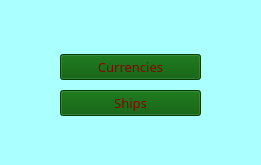
<?xml version="1.0" encoding="UTF-8"?>
<ui version="4.0">
 <class>choice</class>
 <widget class="QWidget" name="choice">
  <property name="geometry">
   <rect>
    <x>0</x>
    <y>0</y>
    <width>261</width>
    <height>165</height>
   </rect>
  </property>
  <property name="palette">
   <palette>
    <active>
     <colorrole role="WindowText">
      <brush brushstyle="SolidPattern">
       <color alpha="255">
        <red>0</red>
        <green>0</green>
        <blue>0</blue>
       </color>
      </brush>
     </colorrole>
     <colorrole role="Button">
      <brush brushstyle="SolidPattern">
       <color alpha="255">
        <red>170</red>
        <green>255</green>
        <blue>255</blue>
       </color>
      </brush>
     </colorrole>
     <colorrole role="Light">
      <brush brushstyle="SolidPattern">
       <color alpha="255">
        <red>255</red>
        <green>255</green>
        <blue>255</blue>
       </color>
      </brush>
     </colorrole>
     <colorrole role="Midlight">
      <brush brushstyle="SolidPattern">
       <color alpha="255">
        <red>212</red>
        <green>255</green>
        <blue>255</blue>
       </color>
      </brush>
     </colorrole>
     <colorrole role="Dark">
      <brush brushstyle="SolidPattern">
       <color alpha="255">
        <red>85</red>
        <green>127</green>
        <blue>127</blue>
       </color>
      </brush>
     </colorrole>
     <colorrole role="Mid">
      <brush brushstyle="SolidPattern">
       <color alpha="255">
        <red>113</red>
        <green>170</green>
        <blue>170</blue>
       </color>
      </brush>
     </colorrole>
     <colorrole role="Text">
      <brush brushstyle="SolidPattern">
       <color alpha="255">
        <red>0</red>
        <green>0</green>
        <blue>0</blue>
       </color>
      </brush>
     </colorrole>
     <colorrole role="BrightText">
      <brush brushstyle="SolidPattern">
       <color alpha="255">
        <red>255</red>
        <green>255</green>
        <blue>255</blue>
       </color>
      </brush>
     </colorrole>
     <colorrole role="ButtonText">
      <brush brushstyle="SolidPattern">
       <color alpha="255">
        <red>0</red>
        <green>0</green>
        <blue>0</blue>
       </color>
      </brush>
     </colorrole>
     <colorrole role="Base">
      <brush brushstyle="SolidPattern">
       <color alpha="255">
        <red>255</red>
        <green>255</green>
        <blue>255</blue>
       </color>
      </brush>
     </colorrole>
     <colorrole role="Window">
      <brush brushstyle="SolidPattern">
       <color alpha="255">
        <red>170</red>
        <green>255</green>
        <blue>255</blue>
       </color>
      </brush>
     </colorrole>
     <colorrole role="Shadow">
      <brush brushstyle="SolidPattern">
       <color alpha="255">
        <red>0</red>
        <green>0</green>
        <blue>0</blue>
       </color>
      </brush>
     </colorrole>
     <colorrole role="AlternateBase">
      <brush brushstyle="SolidPattern">
       <color alpha="255">
        <red>212</red>
        <green>255</green>
        <blue>255</blue>
       </color>
      </brush>
     </colorrole>
     <colorrole role="ToolTipBase">
      <brush brushstyle="SolidPattern">
       <color alpha="255">
        <red>255</red>
        <green>255</green>
        <blue>220</blue>
       </color>
      </brush>
     </colorrole>
     <colorrole role="ToolTipText">
      <brush brushstyle="SolidPattern">
       <color alpha="255">
        <red>0</red>
        <green>0</green>
        <blue>0</blue>
       </color>
      </brush>
     </colorrole>
     <colorrole role="PlaceholderText">
      <brush brushstyle="SolidPattern">
       <color alpha="128">
        <red>0</red>
        <green>0</green>
        <blue>0</blue>
       </color>
      </brush>
     </colorrole>
    </active>
    <inactive>
     <colorrole role="WindowText">
      <brush brushstyle="SolidPattern">
       <color alpha="255">
        <red>0</red>
        <green>0</green>
        <blue>0</blue>
       </color>
      </brush>
     </colorrole>
     <colorrole role="Button">
      <brush brushstyle="SolidPattern">
       <color alpha="255">
        <red>170</red>
        <green>255</green>
        <blue>255</blue>
       </color>
      </brush>
     </colorrole>
     <colorrole role="Light">
      <brush brushstyle="SolidPattern">
       <color alpha="255">
        <red>255</red>
        <green>255</green>
        <blue>255</blue>
       </color>
      </brush>
     </colorrole>
     <colorrole role="Midlight">
      <brush brushstyle="SolidPattern">
       <color alpha="255">
        <red>212</red>
        <green>255</green>
        <blue>255</blue>
       </color>
      </brush>
     </colorrole>
     <colorrole role="Dark">
      <brush brushstyle="SolidPattern">
       <color alpha="255">
        <red>85</red>
        <green>127</green>
        <blue>127</blue>
       </color>
      </brush>
     </colorrole>
     <colorrole role="Mid">
      <brush brushstyle="SolidPattern">
       <color alpha="255">
        <red>113</red>
        <green>170</green>
        <blue>170</blue>
       </color>
      </brush>
     </colorrole>
     <colorrole role="Text">
      <brush brushstyle="SolidPattern">
       <color alpha="255">
        <red>0</red>
        <green>0</green>
        <blue>0</blue>
       </color>
      </brush>
     </colorrole>
     <colorrole role="BrightText">
      <brush brushstyle="SolidPattern">
       <color alpha="255">
        <red>255</red>
        <green>255</green>
        <blue>255</blue>
       </color>
      </brush>
     </colorrole>
     <colorrole role="ButtonText">
      <brush brushstyle="SolidPattern">
       <color alpha="255">
        <red>0</red>
        <green>0</green>
        <blue>0</blue>
       </color>
      </brush>
     </colorrole>
     <colorrole role="Base">
      <brush brushstyle="SolidPattern">
       <color alpha="255">
        <red>255</red>
        <green>255</green>
        <blue>255</blue>
       </color>
      </brush>
     </colorrole>
     <colorrole role="Window">
      <brush brushstyle="SolidPattern">
       <color alpha="255">
        <red>170</red>
        <green>255</green>
        <blue>255</blue>
       </color>
      </brush>
     </colorrole>
     <colorrole role="Shadow">
      <brush brushstyle="SolidPattern">
       <color alpha="255">
        <red>0</red>
        <green>0</green>
        <blue>0</blue>
       </color>
      </brush>
     </colorrole>
     <colorrole role="AlternateBase">
      <brush brushstyle="SolidPattern">
       <color alpha="255">
        <red>212</red>
        <green>255</green>
        <blue>255</blue>
       </color>
      </brush>
     </colorrole>
     <colorrole role="ToolTipBase">
      <brush brushstyle="SolidPattern">
       <color alpha="255">
        <red>255</red>
        <green>255</green>
        <blue>220</blue>
       </color>
      </brush>
     </colorrole>
     <colorrole role="ToolTipText">
      <brush brushstyle="SolidPattern">
       <color alpha="255">
        <red>0</red>
        <green>0</green>
        <blue>0</blue>
       </color>
      </brush>
     </colorrole>
     <colorrole role="PlaceholderText">
      <brush brushstyle="SolidPattern">
       <color alpha="128">
        <red>0</red>
        <green>0</green>
        <blue>0</blue>
       </color>
      </brush>
     </colorrole>
    </inactive>
    <disabled>
     <colorrole role="WindowText">
      <brush brushstyle="SolidPattern">
       <color alpha="255">
        <red>85</red>
        <green>127</green>
        <blue>127</blue>
       </color>
      </brush>
     </colorrole>
     <colorrole role="Button">
      <brush brushstyle="SolidPattern">
       <color alpha="255">
        <red>170</red>
        <green>255</green>
        <blue>255</blue>
       </color>
      </brush>
     </colorrole>
     <colorrole role="Light">
      <brush brushstyle="SolidPattern">
       <color alpha="255">
        <red>255</red>
        <green>255</green>
        <blue>255</blue>
       </color>
      </brush>
     </colorrole>
     <colorrole role="Midlight">
      <brush brushstyle="SolidPattern">
       <color alpha="255">
        <red>212</red>
        <green>255</green>
        <blue>255</blue>
       </color>
      </brush>
     </colorrole>
     <colorrole role="Dark">
      <brush brushstyle="SolidPattern">
       <color alpha="255">
        <red>85</red>
        <green>127</green>
        <blue>127</blue>
       </color>
      </brush>
     </colorrole>
     <colorrole role="Mid">
      <brush brushstyle="SolidPattern">
       <color alpha="255">
        <red>113</red>
        <green>170</green>
        <blue>170</blue>
       </color>
      </brush>
     </colorrole>
     <colorrole role="Text">
      <brush brushstyle="SolidPattern">
       <color alpha="255">
        <red>85</red>
        <green>127</green>
        <blue>127</blue>
       </color>
      </brush>
     </colorrole>
     <colorrole role="BrightText">
      <brush brushstyle="SolidPattern">
       <color alpha="255">
        <red>255</red>
        <green>255</green>
        <blue>255</blue>
       </color>
      </brush>
     </colorrole>
     <colorrole role="ButtonText">
      <brush brushstyle="SolidPattern">
       <color alpha="255">
        <red>85</red>
        <green>127</green>
        <blue>127</blue>
       </color>
      </brush>
     </colorrole>
     <colorrole role="Base">
      <brush brushstyle="SolidPattern">
       <color alpha="255">
        <red>170</red>
        <green>255</green>
        <blue>255</blue>
       </color>
      </brush>
     </colorrole>
     <colorrole role="Window">
      <brush brushstyle="SolidPattern">
       <color alpha="255">
        <red>170</red>
        <green>255</green>
        <blue>255</blue>
       </color>
      </brush>
     </colorrole>
     <colorrole role="Shadow">
      <brush brushstyle="SolidPattern">
       <color alpha="255">
        <red>0</red>
        <green>0</green>
        <blue>0</blue>
       </color>
      </brush>
     </colorrole>
     <colorrole role="AlternateBase">
      <brush brushstyle="SolidPattern">
       <color alpha="255">
        <red>170</red>
        <green>255</green>
        <blue>255</blue>
       </color>
      </brush>
     </colorrole>
     <colorrole role="ToolTipBase">
      <brush brushstyle="SolidPattern">
       <color alpha="255">
        <red>255</red>
        <green>255</green>
        <blue>220</blue>
       </color>
      </brush>
     </colorrole>
     <colorrole role="ToolTipText">
      <brush brushstyle="SolidPattern">
       <color alpha="255">
        <red>0</red>
        <green>0</green>
        <blue>0</blue>
       </color>
      </brush>
     </colorrole>
     <colorrole role="PlaceholderText">
      <brush brushstyle="SolidPattern">
       <color alpha="128">
        <red>0</red>
        <green>0</green>
        <blue>0</blue>
       </color>
      </brush>
     </colorrole>
    </disabled>
   </palette>
  </property>
  <property name="windowTitle">
   <string>Choice</string>
  </property>
  <widget class="QWidget" name="layoutWidget">
   <property name="geometry">
    <rect>
     <x>60</x>
     <y>50</y>
     <width>141</width>
     <height>71</height>
    </rect>
   </property>
   <layout class="QGridLayout" name="gridLayout">
    <item row="0" column="0">
     <widget class="QPushButton" name="pushButton">
      <property name="font">
       <font>
        <family>MS Reference Sans Serif</family>
        <pointsize>10</pointsize>
       </font>
      </property>
      <property name="cursor">
       <cursorShape>PointingHandCursor</cursorShape>
      </property>
      <property name="styleSheet">
       <string notr="true">color:  rgb(139, 0, 0);
background-color: rgb(0, 85, 0);</string>
      </property>
      <property name="text">
       <string>Currencies</string>
      </property>
     </widget>
    </item>
    <item row="1" column="0">
     <widget class="QPushButton" name="pushButton_2">
      <property name="palette">
       <palette>
        <active>
         <colorrole role="WindowText">
          <brush brushstyle="SolidPattern">
           <color alpha="255">
            <red>139</red>
            <green>0</green>
            <blue>0</blue>
           </color>
          </brush>
         </colorrole>
         <colorrole role="Button">
          <brush brushstyle="SolidPattern">
           <color alpha="255">
            <red>0</red>
            <green>85</green>
            <blue>0</blue>
           </color>
          </brush>
         </colorrole>
         <colorrole role="Light">
          <brush brushstyle="SolidPattern">
           <color alpha="255">
            <red>127</red>
            <green>255</green>
            <blue>255</blue>
           </color>
          </brush>
         </colorrole>
         <colorrole role="Midlight">
          <brush brushstyle="SolidPattern">
           <color alpha="255">
            <red>63</red>
            <green>255</green>
            <blue>255</blue>
           </color>
          </brush>
         </colorrole>
         <colorrole role="Dark">
          <brush brushstyle="SolidPattern">
           <color alpha="255">
            <red>0</red>
            <green>127</green>
            <blue>127</blue>
           </color>
          </brush>
         </colorrole>
         <colorrole role="Mid">
          <brush brushstyle="SolidPattern">
           <color alpha="255">
            <red>0</red>
            <green>170</green>
            <blue>170</blue>
           </color>
          </brush>
         </colorrole>
         <colorrole role="Text">
          <brush brushstyle="SolidPattern">
           <color alpha="255">
            <red>139</red>
            <green>0</green>
            <blue>0</blue>
           </color>
          </brush>
         </colorrole>
         <colorrole role="BrightText">
          <brush brushstyle="SolidPattern">
           <color alpha="255">
            <red>255</red>
            <green>255</green>
            <blue>255</blue>
           </color>
          </brush>
         </colorrole>
         <colorrole role="ButtonText">
          <brush brushstyle="SolidPattern">
           <color alpha="255">
            <red>139</red>
            <green>0</green>
            <blue>0</blue>
           </color>
          </brush>
         </colorrole>
         <colorrole role="Base">
          <brush brushstyle="SolidPattern">
           <color alpha="255">
            <red>0</red>
            <green>85</green>
            <blue>0</blue>
           </color>
          </brush>
         </colorrole>
         <colorrole role="Window">
          <brush brushstyle="SolidPattern">
           <color alpha="255">
            <red>0</red>
            <green>85</green>
            <blue>0</blue>
           </color>
          </brush>
         </colorrole>
         <colorrole role="Shadow">
          <brush brushstyle="SolidPattern">
           <color alpha="255">
            <red>0</red>
            <green>0</green>
            <blue>0</blue>
           </color>
          </brush>
         </colorrole>
         <colorrole role="AlternateBase">
          <brush brushstyle="SolidPattern">
           <color alpha="255">
            <red>127</red>
            <green>255</green>
            <blue>255</blue>
           </color>
          </brush>
         </colorrole>
         <colorrole role="ToolTipBase">
          <brush brushstyle="SolidPattern">
           <color alpha="255">
            <red>255</red>
            <green>255</green>
            <blue>220</blue>
           </color>
          </brush>
         </colorrole>
         <colorrole role="ToolTipText">
          <brush brushstyle="SolidPattern">
           <color alpha="255">
            <red>0</red>
            <green>0</green>
            <blue>0</blue>
           </color>
          </brush>
         </colorrole>
         <colorrole role="PlaceholderText">
          <brush brushstyle="SolidPattern">
           <color alpha="128">
            <red>0</red>
            <green>0</green>
            <blue>0</blue>
           </color>
          </brush>
         </colorrole>
        </active>
        <inactive>
         <colorrole role="WindowText">
          <brush brushstyle="SolidPattern">
           <color alpha="255">
            <red>139</red>
            <green>0</green>
            <blue>0</blue>
           </color>
          </brush>
         </colorrole>
         <colorrole role="Button">
          <brush brushstyle="SolidPattern">
           <color alpha="255">
            <red>0</red>
            <green>85</green>
            <blue>0</blue>
           </color>
          </brush>
         </colorrole>
         <colorrole role="Light">
          <brush brushstyle="SolidPattern">
           <color alpha="255">
            <red>127</red>
            <green>255</green>
            <blue>255</blue>
           </color>
          </brush>
         </colorrole>
         <colorrole role="Midlight">
          <brush brushstyle="SolidPattern">
           <color alpha="255">
            <red>63</red>
            <green>255</green>
            <blue>255</blue>
           </color>
          </brush>
         </colorrole>
         <colorrole role="Dark">
          <brush brushstyle="SolidPattern">
           <color alpha="255">
            <red>0</red>
            <green>127</green>
            <blue>127</blue>
           </color>
          </brush>
         </colorrole>
         <colorrole role="Mid">
          <brush brushstyle="SolidPattern">
           <color alpha="255">
            <red>0</red>
            <green>170</green>
            <blue>170</blue>
           </color>
          </brush>
         </colorrole>
         <colorrole role="Text">
          <brush brushstyle="SolidPattern">
           <color alpha="255">
            <red>139</red>
            <green>0</green>
            <blue>0</blue>
           </color>
          </brush>
         </colorrole>
         <colorrole role="BrightText">
          <brush brushstyle="SolidPattern">
           <color alpha="255">
            <red>255</red>
            <green>255</green>
            <blue>255</blue>
           </color>
          </brush>
         </colorrole>
         <colorrole role="ButtonText">
          <brush brushstyle="SolidPattern">
           <color alpha="255">
            <red>139</red>
            <green>0</green>
            <blue>0</blue>
           </color>
          </brush>
         </colorrole>
         <colorrole role="Base">
          <brush brushstyle="SolidPattern">
           <color alpha="255">
            <red>0</red>
            <green>85</green>
            <blue>0</blue>
           </color>
          </brush>
         </colorrole>
         <colorrole role="Window">
          <brush brushstyle="SolidPattern">
           <color alpha="255">
            <red>0</red>
            <green>85</green>
            <blue>0</blue>
           </color>
          </brush>
         </colorrole>
         <colorrole role="Shadow">
          <brush brushstyle="SolidPattern">
           <color alpha="255">
            <red>0</red>
            <green>0</green>
            <blue>0</blue>
           </color>
          </brush>
         </colorrole>
         <colorrole role="AlternateBase">
          <brush brushstyle="SolidPattern">
           <color alpha="255">
            <red>127</red>
            <green>255</green>
            <blue>255</blue>
           </color>
          </brush>
         </colorrole>
         <colorrole role="ToolTipBase">
          <brush brushstyle="SolidPattern">
           <color alpha="255">
            <red>255</red>
            <green>255</green>
            <blue>220</blue>
           </color>
          </brush>
         </colorrole>
         <colorrole role="ToolTipText">
          <brush brushstyle="SolidPattern">
           <color alpha="255">
            <red>0</red>
            <green>0</green>
            <blue>0</blue>
           </color>
          </brush>
         </colorrole>
         <colorrole role="PlaceholderText">
          <brush brushstyle="SolidPattern">
           <color alpha="128">
            <red>0</red>
            <green>0</green>
            <blue>0</blue>
           </color>
          </brush>
         </colorrole>
        </inactive>
        <disabled>
         <colorrole role="WindowText">
          <brush brushstyle="SolidPattern">
           <color alpha="255">
            <red>139</red>
            <green>0</green>
            <blue>0</blue>
           </color>
          </brush>
         </colorrole>
         <colorrole role="Button">
          <brush brushstyle="SolidPattern">
           <color alpha="255">
            <red>0</red>
            <green>85</green>
            <blue>0</blue>
           </color>
          </brush>
         </colorrole>
         <colorrole role="Light">
          <brush brushstyle="SolidPattern">
           <color alpha="255">
            <red>127</red>
            <green>255</green>
            <blue>255</blue>
           </color>
          </brush>
         </colorrole>
         <colorrole role="Midlight">
          <brush brushstyle="SolidPattern">
           <color alpha="255">
            <red>63</red>
            <green>255</green>
            <blue>255</blue>
           </color>
          </brush>
         </colorrole>
         <colorrole role="Dark">
          <brush brushstyle="SolidPattern">
           <color alpha="255">
            <red>0</red>
            <green>127</green>
            <blue>127</blue>
           </color>
          </brush>
         </colorrole>
         <colorrole role="Mid">
          <brush brushstyle="SolidPattern">
           <color alpha="255">
            <red>0</red>
            <green>170</green>
            <blue>170</blue>
           </color>
          </brush>
         </colorrole>
         <colorrole role="Text">
          <brush brushstyle="SolidPattern">
           <color alpha="255">
            <red>139</red>
            <green>0</green>
            <blue>0</blue>
           </color>
          </brush>
         </colorrole>
         <colorrole role="BrightText">
          <brush brushstyle="SolidPattern">
           <color alpha="255">
            <red>255</red>
            <green>255</green>
            <blue>255</blue>
           </color>
          </brush>
         </colorrole>
         <colorrole role="ButtonText">
          <brush brushstyle="SolidPattern">
           <color alpha="255">
            <red>139</red>
            <green>0</green>
            <blue>0</blue>
           </color>
          </brush>
         </colorrole>
         <colorrole role="Base">
          <brush brushstyle="SolidPattern">
           <color alpha="255">
            <red>0</red>
            <green>85</green>
            <blue>0</blue>
           </color>
          </brush>
         </colorrole>
         <colorrole role="Window">
          <brush brushstyle="SolidPattern">
           <color alpha="255">
            <red>0</red>
            <green>85</green>
            <blue>0</blue>
           </color>
          </brush>
         </colorrole>
         <colorrole role="Shadow">
          <brush brushstyle="SolidPattern">
           <color alpha="255">
            <red>0</red>
            <green>0</green>
            <blue>0</blue>
           </color>
          </brush>
         </colorrole>
         <colorrole role="AlternateBase">
          <brush brushstyle="SolidPattern">
           <color alpha="255">
            <red>0</red>
            <green>255</green>
            <blue>255</blue>
           </color>
          </brush>
         </colorrole>
         <colorrole role="ToolTipBase">
          <brush brushstyle="SolidPattern">
           <color alpha="255">
            <red>255</red>
            <green>255</green>
            <blue>220</blue>
           </color>
          </brush>
         </colorrole>
         <colorrole role="ToolTipText">
          <brush brushstyle="SolidPattern">
           <color alpha="255">
            <red>0</red>
            <green>0</green>
            <blue>0</blue>
           </color>
          </brush>
         </colorrole>
         <colorrole role="PlaceholderText">
          <brush brushstyle="SolidPattern">
           <color alpha="128">
            <red>0</red>
            <green>0</green>
            <blue>0</blue>
           </color>
          </brush>
         </colorrole>
        </disabled>
       </palette>
      </property>
      <property name="font">
       <font>
        <family>MS Reference Sans Serif</family>
        <pointsize>10</pointsize>
       </font>
      </property>
      <property name="cursor">
       <cursorShape>PointingHandCursor</cursorShape>
      </property>
      <property name="styleSheet">
       <string notr="true">color:  rgb(139, 0, 0);
background-color: rgb(0, 85, 0);</string>
      </property>
      <property name="text">
       <string>Ships</string>
      </property>
     </widget>
    </item>
   </layout>
  </widget>
 </widget>
 <resources/>
 <connections/>
</ui>
